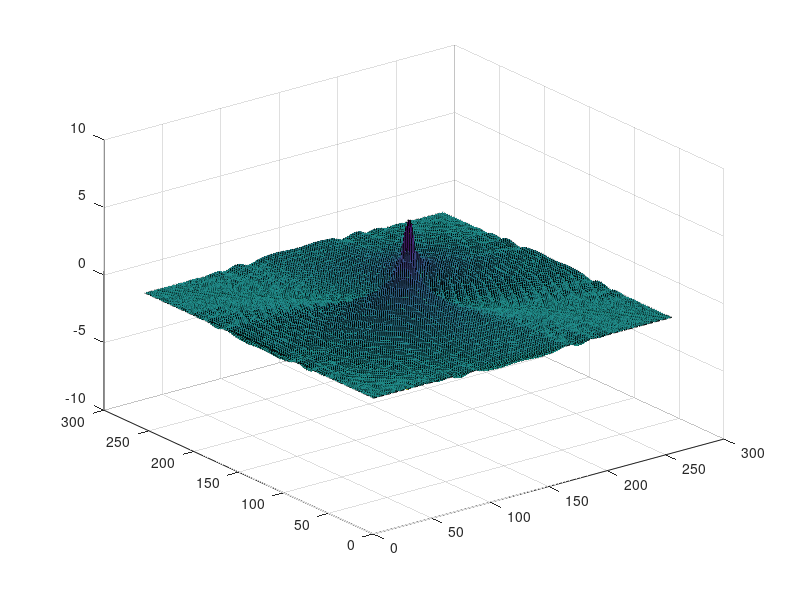

Write the MATLAB code that produced this figure.
%% Initialization.
clear
clc
close all hidden

%% Measurement parameters.
delta_t = 0.25; % s
number_of_post_bleach_images = 10;
number_of_pixels = 128;
number_of_pad_pixels = 64;
r_bleach_region = 16; % pixels

intensity_inside_bleach_region = 0.6;
intensity_outside_bleach_region = 0.9;

%% Particle parameters.
D = 400; % pixels^2 / s
k_on = 0.05; % 1/s
k_off = 0.05; % 1/s
mobile_fraction = 0.5;%0.8;

p_free = k_off / ( k_on + k_off );
p_bound = k_on / ( k_on + k_off );

%% Generate post bleach image data for pure diffusion.

% Initial condition. Create a high resolution initial condition which is 
% then downsampled to avoid too sharp edges.

upsampling_factor = 3;


[X, Y] = meshgrid(1:upsampling_factor*(number_of_pixels + 2 * number_of_pad_pixels), 1:upsampling_factor*(number_of_pixels + 2 * number_of_pad_pixels));
X = X - 0.5;
Y = Y - 0.5;
xc = number_of_pad_pixels + number_of_pixels / 2;
yc = number_of_pad_pixels + number_of_pixels / 2;

U0 = zeros(size(X));
U0( (X - upsampling_factor * xc).^2 + (Y - upsampling_factor * yc).^2 <= (upsampling_factor * r_bleach_region)^2 ) = intensity_inside_bleach_region;
U0( (X - upsampling_factor * xc).^2 + (Y - upsampling_factor * yc).^2 > (upsampling_factor * r_bleach_region)^2 ) = intensity_outside_bleach_region;

% Distribute bound and free according to their marginal distribution,
% defined by p_free and p_bound.
B0 = p_bound * U0;
U0 = p_free * U0;

B0 = imresize(B0, [number_of_pixels + 2 * number_of_pad_pixels, number_of_pixels + 2 * number_of_pad_pixels]);
U0 = imresize(U0, [number_of_pixels + 2 * number_of_pad_pixels, number_of_pixels + 2 * number_of_pad_pixels]);

% figure, imagesc(U0(number_of_pad_pixels+1:end-number_of_pad_pixels, number_of_pad_pixels+1:end-number_of_pad_pixels)), axis 'equal'

clear X Y




F_U0 = fft2(U0);
F_U0 = fftshift(F_U0);
% F_B0 = fft2(B0);

surf(imag(F_U0))


return



%% Time evolution of PDE system.

image_data_post_bleach_u = zeros(number_of_pixels, number_of_pixels, number_of_post_bleach_images);
image_data_post_bleach_b = zeros(number_of_pixels, number_of_pixels, number_of_post_bleach_images);

U = U0;
B = B0;

% number_of_time_points_fine_per_coarse = 350;
number_of_time_points_fine_per_coarse = 700;
dt = delta_t / number_of_time_points_fine_per_coarse;

laplacian_operator = [ 0 1 0 ; 1 -4 1 ; 0 1 0];
tic
for current_post_bleach_image = 1:number_of_post_bleach_images
    disp(current_post_bleach_image)
    
    for current_time_fine = 1:number_of_time_points_fine_per_coarse
        
        U(1, :) = p_free * intensity_outside_bleach_region;
        U(end, :) = p_free * intensity_outside_bleach_region;
        U(:, 1) = p_free * intensity_outside_bleach_region;
        U(:, end) = p_free * intensity_outside_bleach_region;
        
        diffusion_term = D * conv2(U, laplacian_operator, 'same');
%         diffusion_term = D * U;
        
        U_new = ( diffusion_term - k_on * U + k_off * B ) * dt + U;
        B = ( k_on * U - k_off * B ) * dt + B;
        U = U_new;
    end
    
    image_data_post_bleach_u(:, :, current_post_bleach_image) = U(number_of_pad_pixels+1:end-number_of_pad_pixels, number_of_pad_pixels+1:end-number_of_pad_pixels);
    image_data_post_bleach_b(:, :, current_post_bleach_image) = B(number_of_pad_pixels+1:end-number_of_pad_pixels, number_of_pad_pixels+1:end-number_of_pad_pixels);
end

% Take (im)mobile fraction into account.
image_data_post_bleach = mobile_fraction * (image_data_post_bleach_u + image_data_post_bleach_b) + ...
    (1 - mobile_fraction) * (U0(number_of_pad_pixels+1:end-number_of_pad_pixels, number_of_pad_pixels+1:end-number_of_pad_pixels) + ...
    B0(number_of_pad_pixels+1:end-number_of_pad_pixels, number_of_pad_pixels+1:end-number_of_pad_pixels));
toc

%% Plot.
result_pde = [];
for current_image_post_bleach = 1:number_of_post_bleach_images
    result_pde = [result_pde, image_data_post_bleach(:, :, current_image_post_bleach)];
end
figure
imagesc(result_pde)
axis 'equal'
axis([0 number_of_post_bleach_images*number_of_pixels 0 number_of_pixels])
axis off
% 
% [X, Y] = meshgrid(1:number_of_pixels, 1:number_of_pixels);
% X = X - 0.5;
% Y = Y - 0.5;
% xc = number_of_pixels / 2;
% yc = number_of_pixels / 2;
% ind = find( (X - xc).^2 + (Y - yc).^2 <= r_bleach_region^2 );
% ind = ind(:);
% recovery_curve = zeros(1, number_of_post_bleach_images);
% for current_image_post_bleach = 1:number_of_post_bleach_images
%     slice = image_data_post_bleach(:, :, current_image_post_bleach);
%     recovery_curve(current_image_post_bleach) = mean(slice(ind));
% end
% figure
% plot(delta_t:delta_t:number_of_post_bleach_images*delta_t, recovery_curve)

